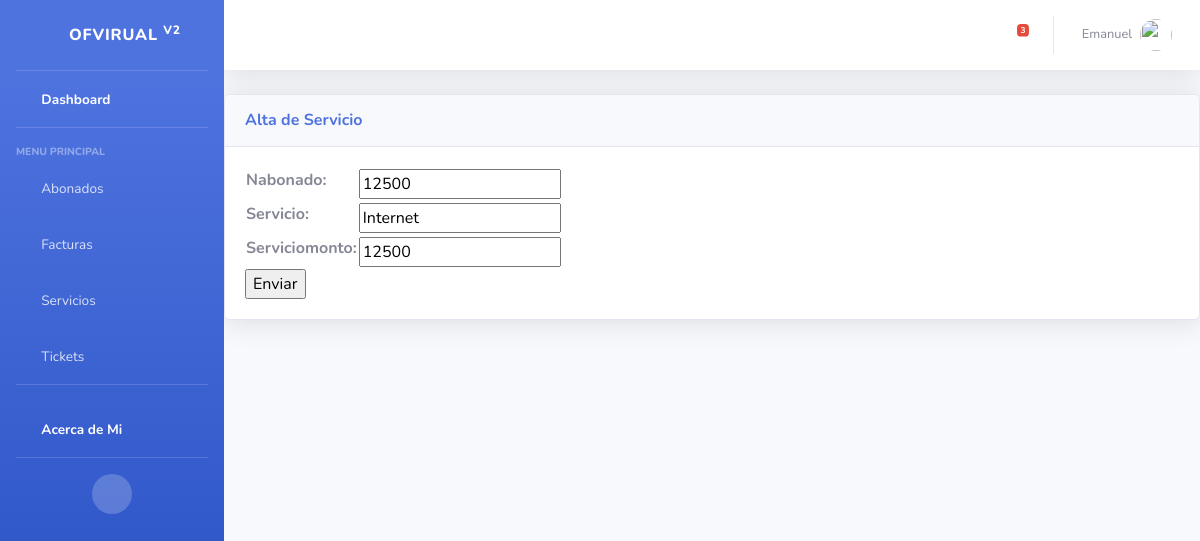
The app's page /aplicacion/updateServicio/1/ (signed in) with its own data.
### aplicacion/models.py (models this page shows, shortened)
class Servicios(models.Model):
    nAbonado = models.IntegerField()
    servicio = models.CharField(max_length=250)
    servicioMonto = models.IntegerField()

### aplicacion/views.py (the view)
# urls.py: path('updateServicio/<idServicio>/', updateServicio, name="updateServicio"),
@login_required
def updateServicio(request, idServicio):
    servicio = Servicios.objects.get(id=idServicio)
    if request.method == "POST":
        miForm = AltaServicio(request.POST)
        if miForm.is_valid():
            servicio.nAbonado = miForm.cleaned_data.get('nAbonado')
            servicio.servicio = miForm.cleaned_data.get('servicio')
            servicio.servicioMonto = miForm.cleaned_data.get('servicioMonto')
            servicio.save()
            return redirect(reverse_lazy('servicios'))
    else:
        miForm = AltaServicio(initial={
            'nAbonado': servicio.nAbonado,
            'servicio': servicio.servicio,
            'servicioMonto': servicio.servicioMonto,
        })
    return render(request, "aplicacion/altaServicio.html", {'form': miForm})

### aplicacion/forms.py
class AltaServicio(forms.Form):
    nAbonado = forms.IntegerField()
    servicio = forms.CharField(max_length=250)
    servicioMonto = forms.IntegerField()

### aplicacion/templates/aplicacion/altaServicio.html (shortened to what this page needs)
{% extends 'aplicacion/home.html' %}
{% block contenido %}
<div class="services-table-container">
    <div class="card shadow mb-4">
        <div class="card-header py-3">
            <h6 class="m-0 font-weight-bold text-primary">Alta de Servicio</h6>
        </div>
        <div class="card-body">
<div class="search-form-container">
    <form action="" method="post">
        <table>
            {{ form.as_table }}
        </table>
        <input type="submit" value="Enviar">
    </form>
</div>
</div>
{% endblock contenido %}

### aplicacion/templates/aplicacion/home.html (shortened to what this page needs)
<!DOCTYPE html>
<html lang="es">
<head>
    {% load static %}
    <link href="{% static 'vendor/fontawesome-free/css/all.min.css' %}" rel="stylesheet" type="text/css">
    <link href="{% static 'css/sb-admin-2.min.css' %}" rel="stylesheet">
</head>
<body id="page-top">
    <div id="wrapper">
        <ul class="navbar-nav bg-gradient-primary sidebar sidebar-dark accordion" id="accordionSidebar">
            <a class="sidebar-brand d-flex align-items-center justify-content-center">
                <div class="sidebar-brand-icon rotate-n-15">
                    <i class="fas fa-laugh-wink"></i>
                </div>
                <div class="sidebar-brand-text mx-3">OfVirual <sup>v2</sup></div>
            </a>
            {% if user.is_authenticated %}
            <hr class="sidebar-divider my-0">
            <li class="nav-item active">
                <a class="nav-link" href="{% url 'home' %}">
                    <i class="fas fa-fw fa-tachometer-alt"></i>
                    <span>Dashboard</span></a>
            </li>
            <hr class="sidebar-divider">
            <div class="sidebar-heading">
                Menu Principal
            </div>
            <li class="nav-item">
                <a class="nav-link collapsed" href="#" data-toggle="collapse" data-target="#collapsePages"
                    aria-expanded="true" aria-controls="collapsePages">
                    <i class="fas fa-fw fa-users"></i>
                    <span>Abonados</span>
                </a>
            </li>
            <li class="nav-item">
                <a class="nav-link collapsed" href="#" data-toggle="collapse" data-target="#collapseTwo"
                    aria-expanded="true" aria-controls="collapseTwo">
                    <i class="fas fa-fw fa-bars"></i>
                    <span>Facturas</span>
                </a>
            </li>
            <li class="nav-item">
                <a class="nav-link collapsed" href="#" data-toggle="collapse" data-target="#collapseUtilities"
                    aria-expanded="true" aria-controls="collapseUtilities">
                    <i class="fas fa-fw fa-desktop"></i>
                    <span>Servicios</span>
                </a>
            </li>
            <li class="nav-item">
                <a class="nav-link collapsed" href="#" data-toggle="collapse" data-target="#collapseTicket"
                    aria-expanded="true" aria-controls="collapseTicket">
                    <i class="fas fa-fw fa-wrench"></i>
                    <span>Tickets</span>
                </a>
            </li>
            <hr class="sidebar-divider">
            <li class="nav-item active">
                <a class="nav-link" href="{% url 'acerca' %}">
                <i class="fas fa-fw fa-male"></i>
                <span>Acerca de Mi</span></a>
            </li>
            {% endif %}
            <hr class="sidebar-divider d-none d-md-block">
            <div class="text-center d-none d-md-inline">
                <button class="rounded-circle border-0" id="sidebarToggle"></button>
            </div>
        </ul>
        <div id="content-wrapper" class="d-flex flex-column">
            <div id="content">
                <nav class="navbar navbar-expand navbar-light bg-white topbar mb-4 static-top shadow">
                    <ul class="navbar-nav ml-auto">
                        <li class="nav-item dropdown no-arrow mx-1">
                            <a class="nav-link dropdown-toggle" href="#" id="alertsDropdown" role="button"
                                data-toggle="dropdown" aria-haspopup="true" aria-expanded="false">
                                <i class="fas fa-bell fa-fw"></i>
                                <span class="badge badge-danger badge-counter">3</span>
                            </a>
                        </li>
                        <li class="nav-item dropdown no-arrow">
                            <a class="nav-link dropdown-toggle" href="#" id="userDropdown" role="button"
                                data-toggle="dropdown" aria-haspopup="true" aria-expanded="false">
                                <span class="mr-2 d-none d-lg-inline text-gray-600 small">{{user.username}}</span>
                                <img class="img-profile rounded-circle"
                                    src="{{ request.session.avatar }}" >
                            </a>
                        </li>
                    </ul>
                </nav>
        {% block contenido%}{% endblock contenido%}
    </div>
</body>
</html>

### records on screen
Servicios: nAbonado "12500", servicio "Internet", servicioMonto "12500"

### other values on screen
{{ user.username }} "Emanuel"
